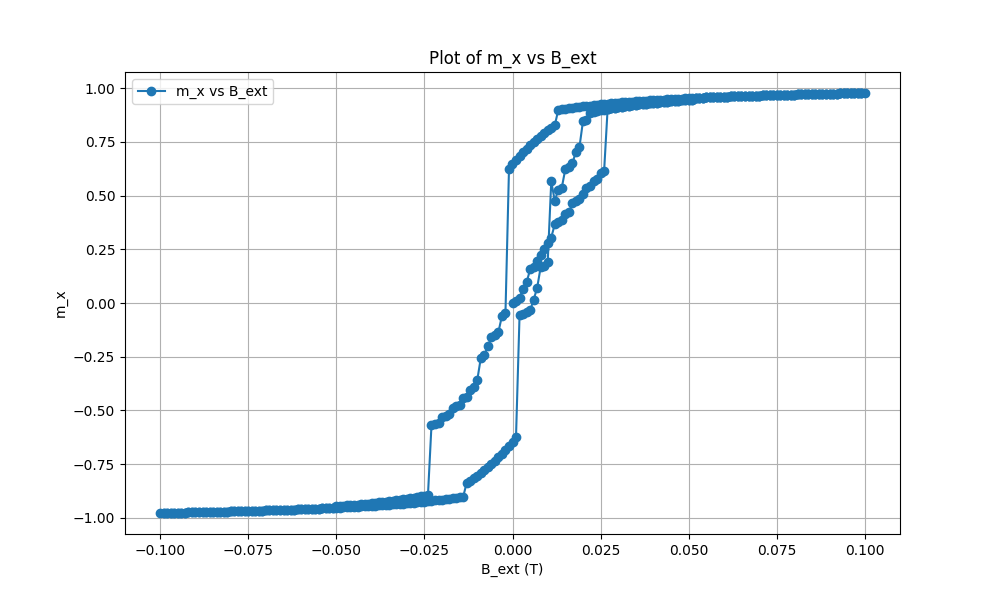

Reproduce this figure in Python.
import numpy as np 

import matplotlib.pyplot as plt 

 

# Load data from a text file, assuming delimiter is whitespace. 

# Skip the header row if there is one. 

path = 'C:\\Users\\Lab Student D\\OneDrive \- Imperial College London\\Desktop\\Chris_aryan\\C2_micromagnetics\\hysteresis\\table.txt'
data = np.loadtxt(path, skiprows=1)

 

# Assuming m_x is in the first column and B_ext in the third column. 

m_x = data[:, 1] 

B_ext = data[:, 4] 

 

# Create a plot of m_x against B_ext. 

plt.figure(figsize=(10, 6)) 

plt.plot(B_ext, m_x, 'o-', label='m_x vs B_ext')  # 'o-' gives us points connected by lines 

plt.xlabel('B_ext (T)') 

plt.ylabel('m_x') 

plt.title('Plot of m_x vs B_ext') 

plt.legend() 

plt.grid(True) 
plt.savefig('hysteresis\\graph.png')
plt.show()